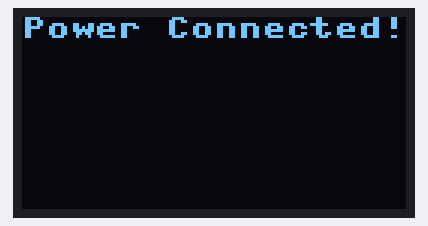
Simulated run of this program. Board: Raspberry Pi Pico running MicroPython. On the bench: 128×64 one-colour display. WiFi joins after 1.5 s; library files of the repository ran but are not shown: ssd1306.py; what the program prints to the serial console is not drawn.

Above: at 0.1 s.
At 1.2 s:
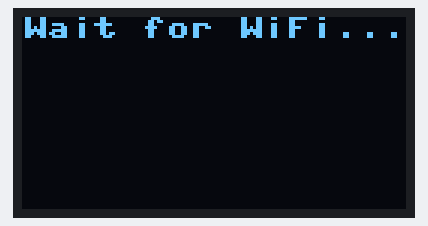
At 3.3 s:
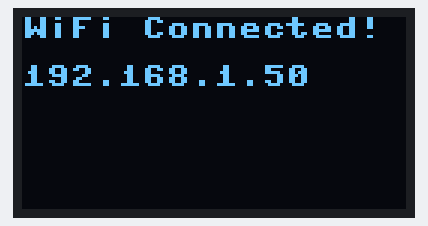

Measured:
- what the display in image 0 shows lasts 1.0 s, from 0.1 s to 1.1 s
- what the display in image 1 shows lasts 2.0 s, from 1.2 s to 3.2 s
- what the display in image 2 shows lasts 3.1 s, from 3.2 s to 6.3 s

The program:

main.py
```python
from OLED128x64 import OLED128x64
import utime
import network


def setup():
    oled = OLED128x64(sda_pin=4, scl_pin=5)
    oled.clear()
    oled.display_text("Power Connected!", x=0, y=0)
    utime.sleep(1)
    oled.clear()


def wifi():
    # Fill in your WiFi network name (ssid) and password here:
    wifi_ssid = "voronet-TEMP"
    wifi_password = "C1derD0nut"

    # Connect to WiFi
    wlan = network.WLAN(network.STA_IF)
    wlan.active(True)
    wlan.connect(wifi_ssid, wifi_password)

    oled = OLED128x64(sda_pin=4, scl_pin=5)
    oled.display_text("Wait for WiFi...", x=0, y=0)

    while wlan.isconnected() == False:
        print('Waiting for connection...')
        utime.sleep(1)

    oled.clear()
    oled.display_text("WiFi Connected!", x=0, y=0)
    # print ip
    ip = wlan.ifconfig()[0]
    oled.display_text(ip, x=0, y=16)
    utime.sleep(3)
    oled.clear()

    print("Connected to WiFi")


if __name__ == "__main__":
    setup()
    wifi()
    while True:
        pass
```

OLED128x64.py
```python
import machine
import ssd1306

class OLED128x64:
    def __init__(self, sda_pin, scl_pin, width=128, height=64, i2c_addr=0x3C):
        # Initialize the I2C interface
        self.i2c = machine.I2C(0, sda=machine.Pin(sda_pin), scl=machine.Pin(scl_pin))
        self.width = width
        self.height = height
        self.oled = ssd1306.SSD1306_I2C(self.width, self.height, self.i2c, addr=i2c_addr)

    def clear(self):
        """Clear the display."""
        self.oled.fill(0)
        self.oled.show()

    def display_text(self, text, x=0, y=0):
        """Display text on the OLED."""
        self.oled.text(text, x, y)
        self.oled.show()

    def draw_line(self, x1, y1, x2, y2):
        """Draw a line on the OLED."""
        self.oled.line(x1, y1, x2, y2, 1)
        self.oled.show()

    def draw_rectangle(self, x, y, w, h):
        """Draw a rectangle on the OLED."""
        self.oled.rect(x, y, w, h, 1)
        self.oled.show()

    def fill_rectangle(self, x, y, w, h):
        """Fill a rectangle on the OLED."""
        self.oled.fill_rect(x, y, w, h, 1)
        self.oled.show()

    def display_image(self, image_data):
        """Display an image from a byte array."""
        self.oled.blit(image_data, 0, 0)
        self.oled.show()

    def invert_display(self, invert=True):
        """Invert the display colors."""
        self.oled.invert(invert)

# Example usage
if __name__ == "__main__":
    # Initialize the OLED with SDA pin 4, SCL pin 5
    oled = OLED128x64(sda_pin=4, scl_pin=5)

    # Clear the display
    oled.clear()

    # Display text
    oled.display_text("Hello, World!", x=0, y=0)

    # Draw a line
    oled.draw_line(10, 10, 100, 50)

    # Draw a rectangle
    oled.draw_rectangle(20, 20, 40, 30)

    # Fill a rectangle
    oled.fill_rectangle(50, 50, 60, 20)

    #oled.invert_display(invert=True)
```
